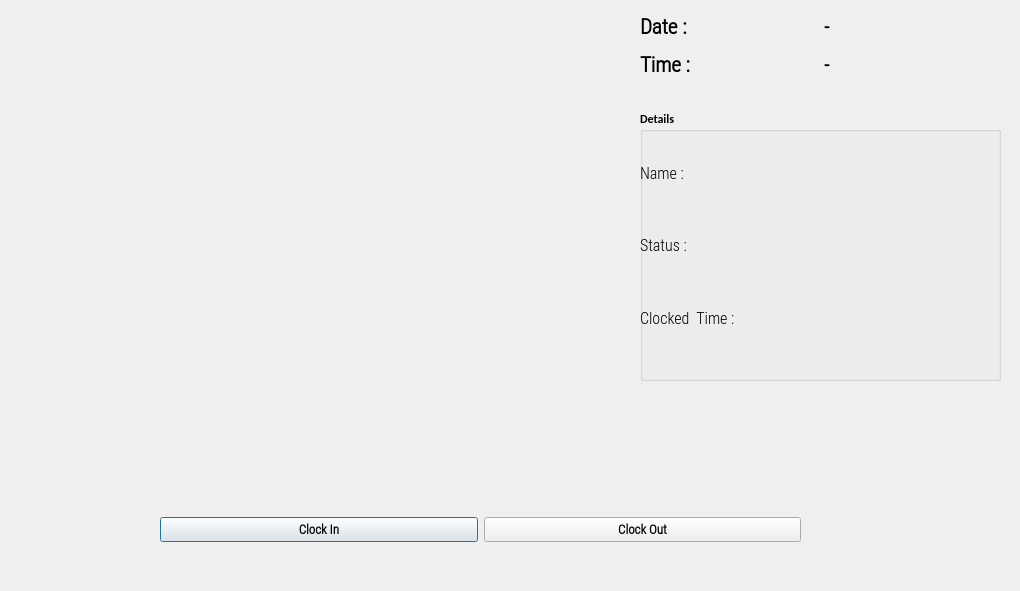
<?xml version="1.0" encoding="UTF-8"?>
<ui version="4.0">
 <class>OutputDialog</class>
 <widget class="QDialog" name="OutputDialog">
  <property name="geometry">
   <rect>
    <x>0</x>
    <y>0</y>
    <width>1020</width>
    <height>591</height>
   </rect>
  </property>
  <property name="minimumSize">
   <size>
    <width>0</width>
    <height>0</height>
   </size>
  </property>
  <property name="maximumSize">
   <size>
    <width>1280</width>
    <height>720</height>
   </size>
  </property>
  <property name="font">
   <font>
    <family>Calibri</family>
    <bold>true</bold>
   </font>
  </property>
  <property name="windowTitle">
   <string>Face Recognition Attendance App</string>
  </property>
  <property name="windowIcon">
   <iconset resource="resource.qrc">
    <normaloff>:/icon/icon.png</normaloff>:/icon/icon.png</iconset>
  </property>
  <widget class="QLabel" name="imgLabel">
   <property name="geometry">
    <rect>
     <x>10</x>
     <y>19</y>
     <width>611</width>
     <height>471</height>
    </rect>
   </property>
   <property name="minimumSize">
    <size>
     <width>4</width>
     <height>0</height>
    </size>
   </property>
   <property name="maximumSize">
    <size>
     <width>640</width>
     <height>480</height>
    </size>
   </property>
   <property name="text">
    <string/>
   </property>
  </widget>
  <widget class="QWidget" name="horizontalLayoutWidget">
   <property name="geometry">
    <rect>
     <x>160</x>
     <y>490</y>
     <width>641</width>
     <height>80</height>
    </rect>
   </property>
   <layout class="QHBoxLayout" name="horizontalLayout">
    <item>
     <widget class="QPushButton" name="ClockInButton">
      <property name="font">
       <font>
        <family>Roboto Condensed Light</family>
        <pointsize>10</pointsize>
        <bold>true</bold>
       </font>
      </property>
      <property name="text">
       <string>Clock In</string>
      </property>
      <property name="checkable">
       <bool>true</bool>
      </property>
     </widget>
    </item>
    <item>
     <widget class="QPushButton" name="ClockOutButton">
      <property name="font">
       <font>
        <family>Roboto Condensed Light</family>
        <pointsize>10</pointsize>
        <bold>true</bold>
       </font>
      </property>
      <property name="text">
       <string>Clock Out</string>
      </property>
      <property name="checkable">
       <bool>true</bool>
      </property>
     </widget>
    </item>
   </layout>
  </widget>
  <widget class="QWidget" name="gridLayoutWidget">
   <property name="geometry">
    <rect>
     <x>640</x>
     <y>10</y>
     <width>361</width>
     <height>71</height>
    </rect>
   </property>
   <layout class="QGridLayout" name="gridLayout_2">
    <item row="0" column="0">
     <widget class="QLabel" name="label">
      <property name="font">
       <font>
        <family>Roboto Condensed Light</family>
        <pointsize>16</pointsize>
        <bold>true</bold>
       </font>
      </property>
      <property name="text">
       <string>Date :</string>
      </property>
     </widget>
    </item>
    <item row="0" column="1">
     <widget class="QLabel" name="Date_Label">
      <property name="font">
       <font>
        <family>Roboto Condensed Light</family>
        <pointsize>15</pointsize>
        <bold>true</bold>
       </font>
      </property>
      <property name="text">
       <string>-</string>
      </property>
     </widget>
    </item>
    <item row="1" column="0">
     <widget class="QLabel" name="label_2">
      <property name="font">
       <font>
        <family>Roboto Condensed Light</family>
        <pointsize>16</pointsize>
        <bold>true</bold>
       </font>
      </property>
      <property name="text">
       <string>Time :</string>
      </property>
     </widget>
    </item>
    <item row="1" column="1">
     <widget class="QLabel" name="Time_Label">
      <property name="font">
       <font>
        <family>Roboto Condensed Light</family>
        <pointsize>15</pointsize>
        <bold>true</bold>
       </font>
      </property>
      <property name="text">
       <string>-</string>
      </property>
     </widget>
    </item>
   </layout>
  </widget>
  <widget class="QGroupBox" name="groupBox">
   <property name="geometry">
    <rect>
     <x>640</x>
     <y>110</y>
     <width>361</width>
     <height>271</height>
    </rect>
   </property>
   <property name="title">
    <string>Details</string>
   </property>
   <widget class="QWidget" name="verticalLayoutWidget">
    <property name="geometry">
     <rect>
      <x>0</x>
      <y>30</y>
      <width>221</width>
      <height>211</height>
     </rect>
    </property>
    <layout class="QVBoxLayout" name="verticalLayout">
     <item>
      <widget class="QLabel" name="label_3">
       <property name="font">
        <font>
         <family>Roboto Condensed Light</family>
         <pointsize>12</pointsize>
         <bold>false</bold>
        </font>
       </property>
       <property name="text">
        <string>Name : </string>
       </property>
      </widget>
     </item>
     <item>
      <widget class="QLabel" name="label_4">
       <property name="font">
        <font>
         <family>Roboto Condensed Light</family>
         <pointsize>12</pointsize>
         <bold>false</bold>
        </font>
       </property>
       <property name="text">
        <string>Status :</string>
       </property>
      </widget>
     </item>
     <item>
      <widget class="QLabel" name="label_5">
       <property name="font">
        <font>
         <family>Roboto Condensed Light</family>
         <pointsize>12</pointsize>
         <bold>false</bold>
        </font>
       </property>
       <property name="text">
        <string>Clocked  Time : </string>
       </property>
      </widget>
     </item>
    </layout>
   </widget>
   <widget class="QWidget" name="verticalLayoutWidget_2">
    <property name="geometry">
     <rect>
      <x>140</x>
      <y>30</y>
      <width>161</width>
      <height>211</height>
     </rect>
    </property>
    <layout class="QVBoxLayout" name="verticalLayout_2">
     <item>
      <widget class="QLabel" name="NameLabel">
       <property name="font">
        <font>
         <family>Roboto Condensed Light</family>
         <pointsize>12</pointsize>
         <bold>false</bold>
        </font>
       </property>
       <property name="text">
        <string/>
       </property>
      </widget>
     </item>
     <item>
      <widget class="QLabel" name="StatusLabel">
       <property name="font">
        <font>
         <family>Roboto Condensed Light</family>
         <pointsize>12</pointsize>
         <bold>false</bold>
        </font>
       </property>
       <property name="text">
        <string/>
       </property>
      </widget>
     </item>
     <item>
      <layout class="QHBoxLayout" name="horizontalLayout_2">
       <item>
        <widget class="QLabel" name="HoursLabel">
         <property name="font">
          <font>
           <family>Roboto Condensed Light</family>
           <pointsize>12</pointsize>
           <bold>false</bold>
          </font>
         </property>
         <property name="text">
          <string/>
         </property>
        </widget>
       </item>
       <item>
        <widget class="QLabel" name="MinLabel">
         <property name="font">
          <font>
           <family>Roboto Condensed Light</family>
           <pointsize>12</pointsize>
           <bold>false</bold>
          </font>
         </property>
         <property name="text">
          <string/>
         </property>
        </widget>
       </item>
      </layout>
     </item>
    </layout>
   </widget>
  </widget>
 </widget>
 <resources>
  <include location="resource.qrc"/>
 </resources>
 <connections/>
</ui>
